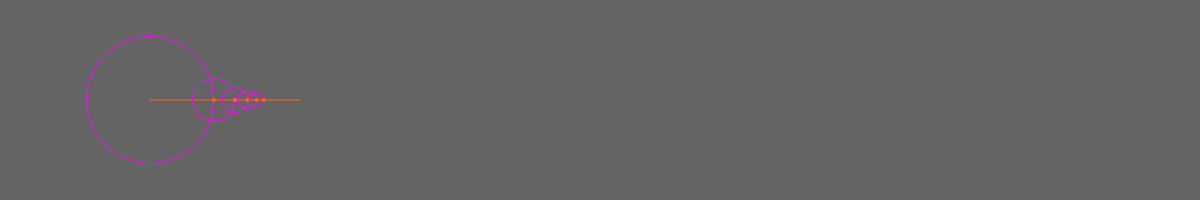
Frame 1 (no input)
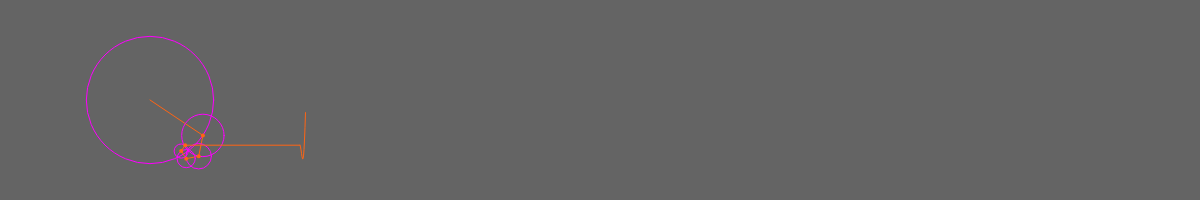
Frame 60 (no input)
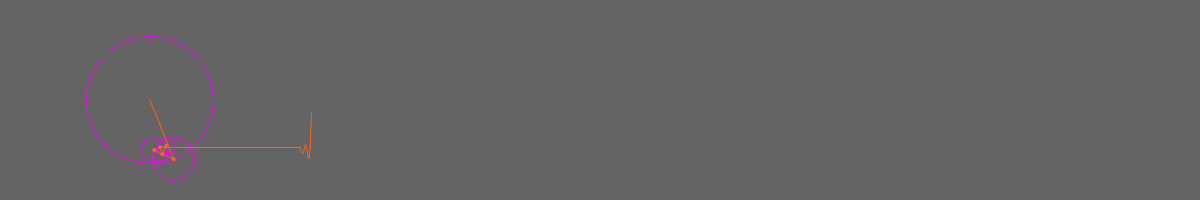
Frame 120 (the mouse pressed at the canvas centre since frame 60)

The p5.js sketch that drew these frames (run headless with seeded random() and noise() and a simulated clock; from frame 60 on, the mouse is pressed at the canvas centre):

// p5.js sketch
// ── sketch.js
let time = 0;
let wave = [];
function fourier(num){
    let x = 0;
    let y = 0;
    
    for(let i = 0;i < num;i++)
{
     
        let prevx = x, prevy = y;
        let n =  2*i+1 ;
        let a = 200 / (n * PI);

        x += a *( cos(n/10 * time) );
        y += a *( sin(n/10 * time) );

    
        stroke(255, 0, 320);
        noFill();
        ellipse(prevx,prevy,a*2);


        stroke(255, 100, 20);
        line(prevx,prevy,x,y);
        
        strokeWeight(4);
        point(x,y);
        strokeWeight(1);
    }
    
    wave.unshift(y);

    translate(150,0);
    line(x-150,y,0,wave[0]);
    beginShape();
    noFill();
    
    for(let i = 0;i < wave.length;i++)
    {
        if(num == 5)
        num = 0;
        if((wave.length-i) % 5 == num)
         vertex(i/10,wave[i]);
    }
    endShape();
    translate(-150,0);
}

function setup()
{
    createCanvas(1200,200);

}

function draw()
{
    background(100);
    translate(150,100);
    
    fourier(5);
    translate(0,200);
    
    time += 0.1;
}
